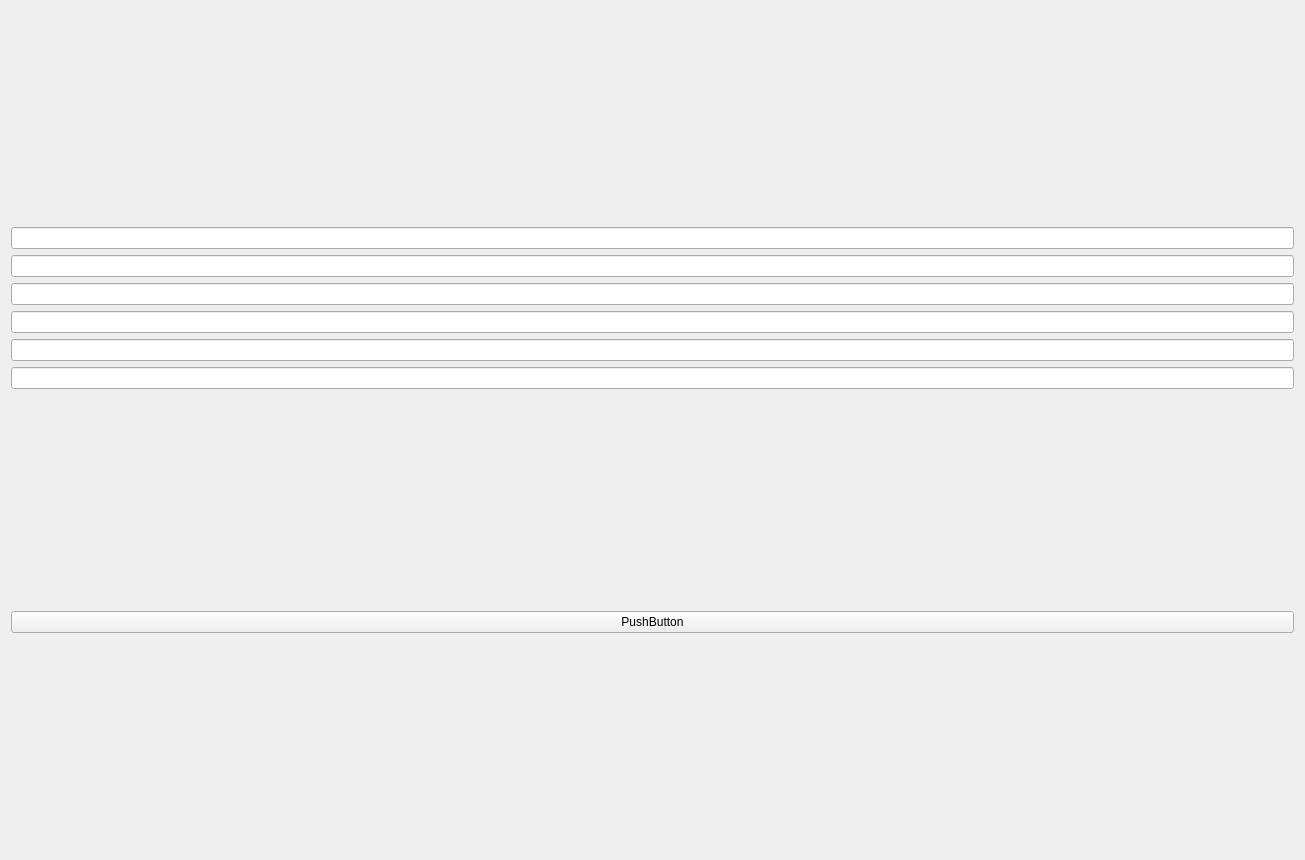
<?xml version="1.0" encoding="UTF-8"?>
<ui version="4.0">
 <class>Form</class>
 <widget class="QWidget" name="Form">
  <property name="geometry">
   <rect>
    <x>0</x>
    <y>0</y>
    <width>1305</width>
    <height>860</height>
   </rect>
  </property>
  <property name="windowTitle">
   <string>Form</string>
  </property>
  <layout class="QVBoxLayout" name="verticalLayout_2">
   <item>
    <layout class="QVBoxLayout" name="verticalLayout">
     <item>
      <widget class="QLineEdit" name="sortLineEdit"/>
     </item>
     <item>
      <widget class="QLineEdit" name="roastingLineEdit"/>
     </item>
     <item>
      <widget class="QLineEdit" name="conditionLineEdit"/>
     </item>
     <item>
      <widget class="QLineEdit" name="tasteDesriptionLineEdit"/>
     </item>
     <item>
      <widget class="QLineEdit" name="costLineEdit"/>
     </item>
     <item>
      <widget class="QLineEdit" name="volumeLineEdit"/>
     </item>
    </layout>
   </item>
   <item>
    <widget class="QPushButton" name="saveButton">
     <property name="text">
      <string>PushButton</string>
     </property>
    </widget>
   </item>
  </layout>
 </widget>
 <resources/>
 <connections/>
</ui>
